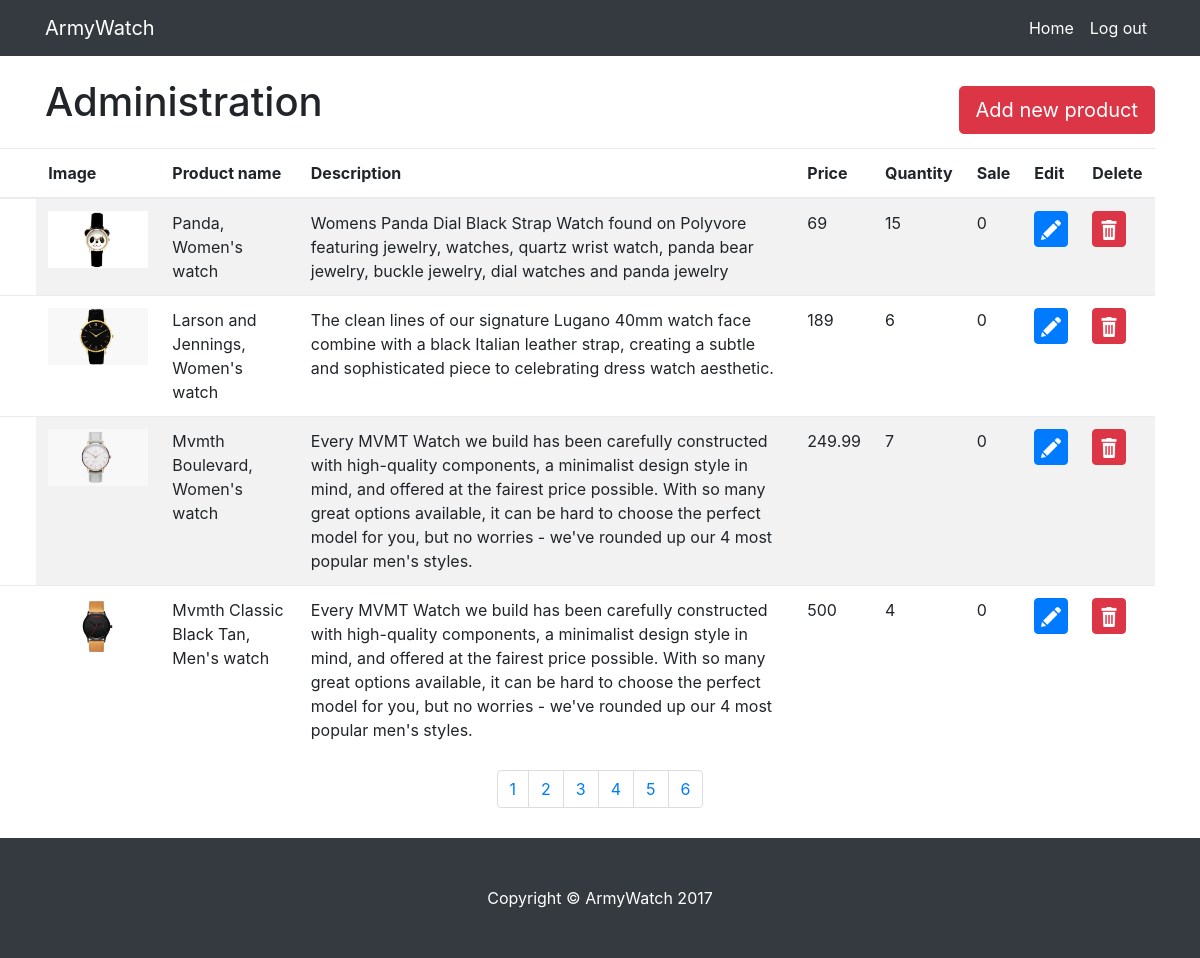
Page /admin.php?page=4 (signed in) on the committed database.
### tables this page shows
CREATE TABLE `products` (
  `id` int(11) NOT NULL AUTO_INCREMENT,
  `product_name` varchar(100) NOT NULL,
  `description` text NOT NULL,
  `price` double NOT NULL,
  `quantity` int(11) NOT NULL,
  `image` longblob NOT NULL,
  `sale` double NOT NULL,
  PRIMARY KEY (`id`)
);

### admin.php (the view, shortened to what this page needs)
<?php
  include('inc/header.php');
?>
<div class="container">
<div class="row">
  <div class="col-md-6 col-sm-12">
    <h1 class="my-4">Administration</h1>
  </div>
  <div class="col-md-6 col-sm-12">
    <button type="button" class="btn btn-danger btn-lg" id="add_new_product" data-toggle="modal" data-target="#addModal">Add new product</button>
  </div>
</div>
<div class="row">
    <div class="col-md-12">
        <div class="table-responsive">
              <table id="mytable" class="table table-bordred table-striped">
                <thead>
                    <th>Image</th>
                	  <th>Product name</th>
                    <th>Description</th>
                    <th>Price</th>
                    <th>Quantity</th>
                    <th>Sale</th>
                    <th>Edit</th>
                    <th>Delete</th>
                </thead>
    			<tbody>
            <?php
              if (isset($_GET['page'])) {
                $page = $_GET['page']-1;
                $allProducts = getAllProductsWithLimit($page * 4, 4);
              }else{
                $allProducts = getAllProductsWithLimit();
              }
              $tableRows = "";
              for ($i=0; $i < count($allProducts); $i++) {
                $row = "<tr>";
                $row .= "<td class='hidden'>". $allProducts[$i]['id'] . "</td>" ;
                $row .= "<td><img class='thumbnail' src='img/product_images/". $allProducts[$i]['image'] . "'></td>" ;
                $row .= "<td>". $allProducts[$i]['product_name'] . "</td>" ;
                $row .= "<td>". decodeString($allProducts[$i]['description']) . "</td>" ;
                $row .= "<td>". $allProducts[$i]['price'] . "</td>" ;
                $row .= "<td>". $allProducts[$i]['quantity'] . "</td>" ;
                $row .= "<td>". $allProducts[$i]['sale'] . "</td>" ;
                $row .= "<td><p data-placement='top' data-toggle='tooltip' title='Edit'><button onclick=\"deleteEdit(".$allProducts[$i]['id'].", 'edit')\" class='btn btn-primary btn-xs' data-title='Edit' data-toggle='modal' data-target='#editModal' ><img src='img/edit.png'></button></p></td>
                <td><p data-placement='top' data-toggle='tooltip' title='Delete'><button onclick=\"deleteEdit(".$allProducts[$i]['id'].", 'delete')\"  class='btn btn-danger btn-xs' data-title='Delete' data-toggle='modal' data-target='#deleteModal' ><img src='img/trash.png'></button></p></td>";
                $row .= "</tr>";
                $tableRows .= $row;
              }
              echo $tableRows;
              ?>
    				</tbody>
				</table>
      </div>
    </div>
	</div>
</div>
      <?php
          echo createNav(4,"admin.php");
      ?>
<?php
  include('inc/footer.php');
?>

### css/style.css (style rules this page uses)
.thumbnail { max-width: 100px; }
#mytable { margin-left: -56px; width: 105%; max-width: 105%; }
body { padding-top: 54px; }
@media (min-width: 992px) { body { padding-top: 56px; } }
#add_new_product { float: right; margin-top: 30px; }
.btn-xs img { max-width: 20px; }
.btn-xs { padding: 6px; }

### rows in the picture
products: image (picture), product_name "Panda, Women's watch", description "Womens Panda Dial Black Strap Watch found on Polyvore featuring jewelry, watches, quartz wrist watch, panda bear jewelry, buckle jewelry, dial watches and panda jewelry", price "69", quantity "15", sale "0"
products: image (picture), product_name "Larson and Jennings, Women's watch", description "The clean lines of our signature Lugano 40mm watch face combine with a black Italian leather strap, creating a subtle and sophisticated piece to celebrating dress watch aesthetic.", price "189", quantity "6", sale "0"
products: image (picture), product_name "Mvmth Boulevard, Women's watch", description "Every MVMT Watch we build has been carefully constructed with high-quality components, a minimalist design style in mind, and offered at the fairest price possible. With so many great options available, it can be hard to choose the perfect model for you, but no worries - we've rounded up our 4 most popular men's styles.", price "249.99", quantity "7", sale "0"
products: image (picture), product_name "Mvmth Classic Black Tan, Men's watch", description "Every MVMT Watch we build has been carefully constructed with high-quality components, a minimalist design style in mind, and offered at the fairest price possible. With so many great options available, it can be hard to choose the perfect model for you, but no worries - we've rounded up our 4 most popular men's styles.", price "500", quantity "4", sale "0"
